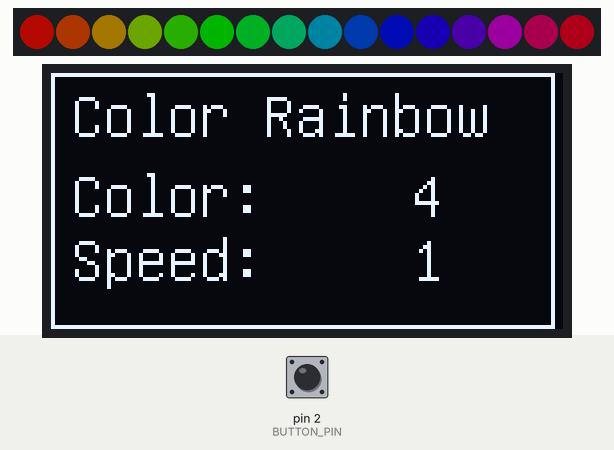
Bench run of a sketch on a simulated Arduino Uno, built with avr-gcc and run on an emulated ATmega328P. Shown: 16 RGB LEDs in strip order, left to right, 128×64 one-colour display. Inputs (shaded band) come from the test bench; at power-on: pin 2 (BUTTON_PIN) HIGH. Dim RGB values are drawn brighter than linear.

Above: at 1.4 s.
1.5 s: pin 2 (BUTTON_PIN) pulled LOW for 0.4 s
At 2.05 s:
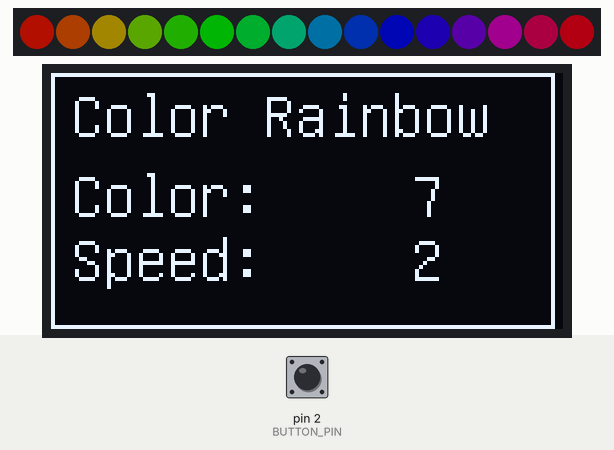
4.0 s: pin 2 (BUTTON_PIN) pulled LOW for 1 s
At 4.65 s:
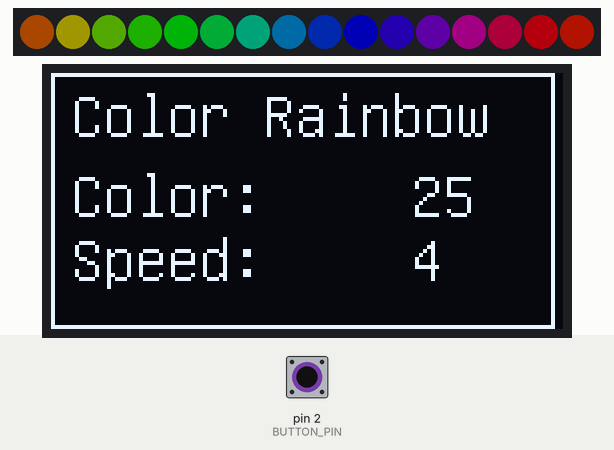
6.5 s: pin 2 (BUTTON_PIN) pulled LOW for 0.4 s
At 7.28 s:
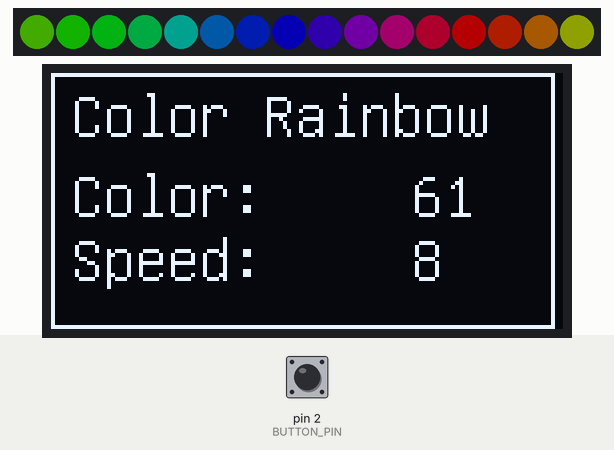
8.4 s: pin 2 (BUTTON_PIN) pulled LOW for 1 s
At 8.97 s:
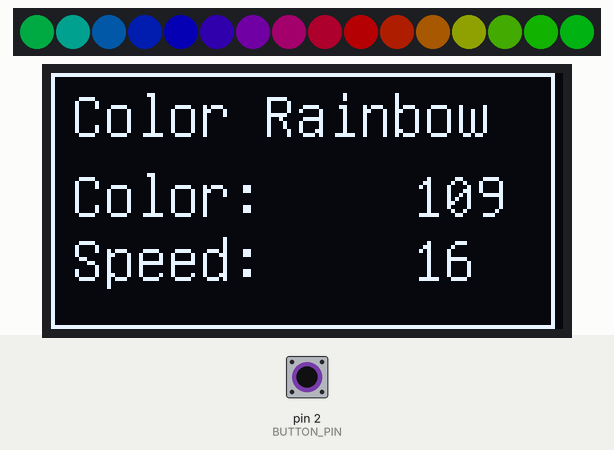
Timing chart, 0 to 11.4 s (numbered marks = the images above; inputs shaded):
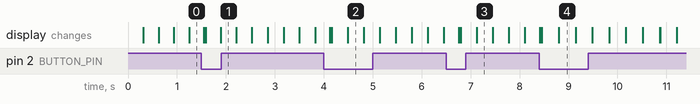

The sketch:

floating-rainbow.ino
```cpp
// This is a demonstration on how to use an input device to trigger changes on your neo pixels.
// You should wire a momentary push button to connect from ground to a digital IO pin.  When you
// press the button it will change to a new pixel animation.  Note that you need to press the
// button once to start the first animation!

#include <Adafruit_NeoPixel.h>
#include "U8glib.h"

#define BUTTON_PIN   2    // Digital IO pin connected to the button.  This will be
                          // driven with a pull-up resistor so the switch should
                          // pull the pin to ground momentarily.  On a high -> low
                          // transition the button press logic will execute.

#define PIXEL_PIN    6    // Digital IO pin connected to the NeoPixels.

#define PIXEL_COUNT 16

// Parameter 1 = number of pixels in strip,  neopixel stick has 8
// Parameter 2 = pin number (most are valid)
// Parameter 3 = pixel type flags, add together as needed:
//   NEO_RGB     Pixels are wired for RGB bitstream
//   NEO_GRB     Pixels are wired for GRB bitstream, correct for neopixel stick
//   NEO_KHZ400  400 KHz bitstream (e.g. FLORA pixels)
//   NEO_KHZ800  800 KHz bitstream (e.g. High Density LED strip), correct for neopixel stick
Adafruit_NeoPixel strip = Adafruit_NeoPixel(PIXEL_COUNT, PIXEL_PIN, NEO_GRB + NEO_KHZ800);

// Oled Display
int d0 = 8;
int d1 = 9;
int res = 10;
int dc = 11;
int cs = 12;
U8GLIB_SH1106_128X64 u8g(d0, d1, cs, dc, res);


bool oldState = HIGH;
int dt = 1;
int j = 0;
void setup() {
  pinMode(BUTTON_PIN, INPUT_PULLUP);
  strip.setBrightness(64);
  strip.begin();
  strip.show(); // Initialize all pixels to 'off'
}

void loop() {
  // Get current button state.
  bool newState = digitalRead(BUTTON_PIN);
  // Check if state changed from high to low (button press).
  if (newState == LOW && oldState == HIGH) {
    // Short delay to debounce button.
    delay(20);
    // Check if button is still low after debounce.
    newState = digitalRead(BUTTON_PIN);
    if (newState == LOW) {
      dt = dt * 2;
      if (dt > 64)
        dt = 1;
    }
  }

  for(int i=0; i< strip.numPixels(); i++) {
    strip.setPixelColor(i, Wheel(( (i * 256 / strip.numPixels())  + j) ));
  }
  strip.show();

  // Farbbeginn hochzählen
  j=j+dt;
  if (j>255){
    j=0;
  }

  // drawing lcd
  u8g.firstPage();
  do {
    fillLCD();
  } while( u8g.nextPage() );

  // Set the last button state to the old state.
  oldState = newState;
  delay(20);
}


// Input a value 0 to 255 to get a color value.
// The colours are a transition r - g - b - back to r.
uint32_t Wheel(byte WheelPos) {
  WheelPos = 255 - WheelPos;
  if(WheelPos < 85) {
    return strip.Color(255 - WheelPos * 3, 0, WheelPos * 3);
  }
  if(WheelPos < 170) {
    WheelPos -= 85;
    return strip.Color(0, WheelPos * 3, 255 - WheelPos * 3);
  }
  WheelPos -= 170;
  return strip.Color(WheelPos * 3, 255 - WheelPos * 3, 0);
}


void fillLCD(void){
  u8g.setFont(u8g_font_unifont);  // select font
  u8g.drawFrame(0,0,126,64);
  u8g.drawStr(5, 16, "Color Rainbow");
  u8g.drawStr(5, 36, "Color:");
  u8g.drawStr(5, 52, "Speed:");
  u8g.setPrintPos(90, 36);  // set position
  u8g.print(j);  //
  u8g.setPrintPos(90, 52);  // set position
  u8g.print(dt);  //
 }
```
